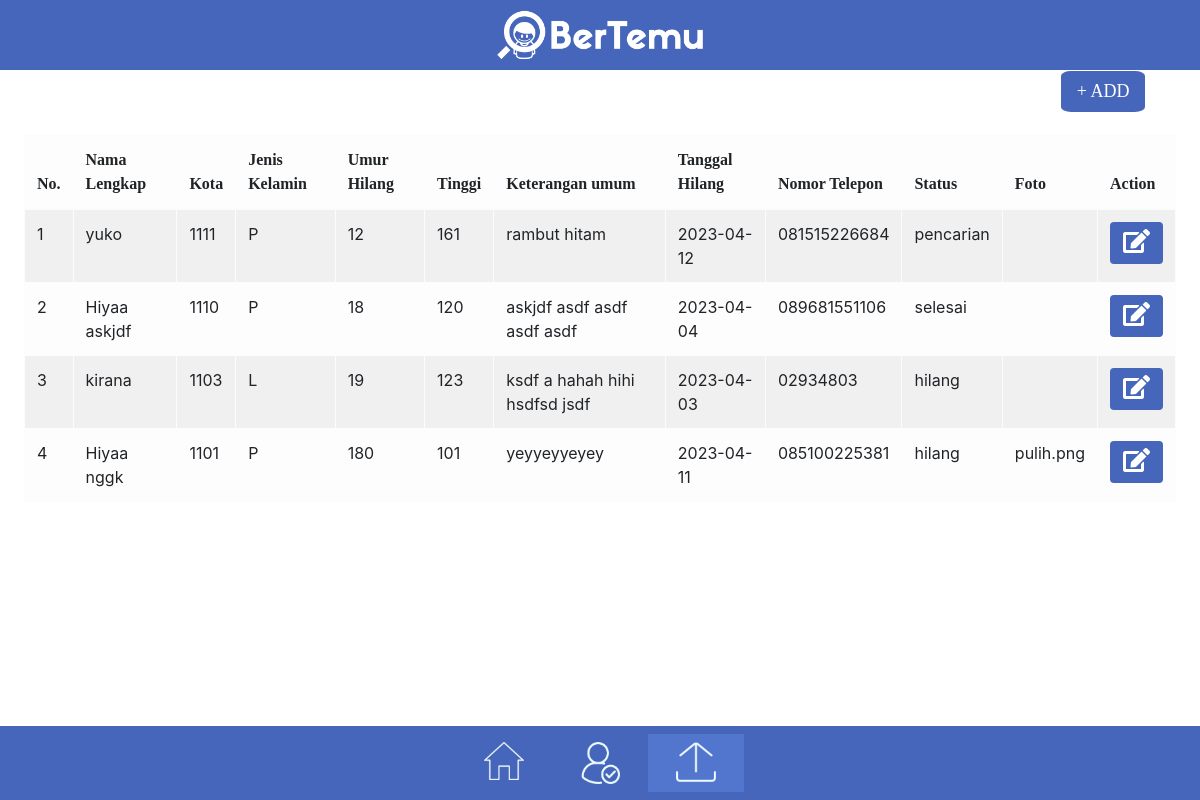
Screenshot of /admin/tabel_hilang.php with the database file from the repository.
### tables this page shows
CREATE TABLE `orang_hilang` (
  `id_hilang` int(11) NOT NULL,
  `nama_lengkap` varchar(200) NOT NULL,
  `id_kota` int(11) NOT NULL,
  `jenis_kelamin` char(1) NOT NULL,
  `umur_hilang` int(11) NOT NULL,
  `tinggi` int(11) NOT NULL,
  `keterangan` text NOT NULL,
  `tanggal_hilang` date NOT NULL,
  `timestamp` timestamp NOT NULL DEFAULT current_timestamp() ON UPDATE current_timestamp(),
  `nomor_telepon` varchar(12) NOT NULL,
  `foto` text NOT NULL,
  `status` varchar(100) NOT NULL DEFAULT 'hilang'
);

### admin/tabel_hilang.php (the view, shortened to what this page needs)
<?php
require "../connect.php";
$stmt = $conn->prepare("SELECT * FROM `orang_hilang`");
$stmt->execute();
$result = $stmt->fetchAll(PDO::FETCH_ASSOC);
?>
<!DOCTYPE html>
<html lang="en">
<head>
  <link rel="stylesheet" href="https://cdnjs.cloudflare.com/ajax/libs/font-awesome/5.15.3/css/all.min.css" />
  <link rel="stylesheet" href="https://stackpath.bootstrapcdn.com/bootstrap/4.3.1/css/bootstrap.min.css">
</head>
<body>
    <nav class="navbar fixed-top navbar-expand-lg navbar-light bg-light py-0 my-0 mx-auto">
      <div class="position-relative mx-auto">
          <img class= "mx-auto" src="../assets/logo-horizontal.png" style="height: 70px">
      </div>
    </nav>
    <br>
  <a href="input_hilang.php">
    <button type="Button" class="button1" style="background-color : #4566BA ; color:white; font-family:'Gill Sans MT'">
      + ADD
    </button>
  </a>
  <table class="table table-light table-striped table-bordered table-hover" style="color: #212427" id="table">
    <thead>
      <tr>
        <th scope="col" style="font-family: 'Gill Sans MT'; color: #212427">No.</th>
        <th scope="col" style="font-family: 'Gill Sans MT'; color: #212427">Nama Lengkap</th>
        <th scope="col" style="font-family: 'Gill Sans MT'; color: #212427">Kota</th>
        <th scope="col" style="font-family: 'Gill Sans MT'; color: #212427">Jenis Kelamin</th>
        <th scope="col" style="font-family: 'Gill Sans MT'; color: #212427">Umur Hilang</th>
        <th scope="col" style="font-family: 'Gill Sans MT'; color: #212427">Tinggi</th>
        <th scope="col" style="font-family: 'Gill Sans MT'; color: #212427">Keterangan umum</th>
        <th scope="col" style="font-family: 'Gill Sans MT'; color: #212427">Tanggal Hilang</th>
        <th scope="col" style="font-family: 'Gill Sans MT'; color: #212427">Nomor Telepon</th>
        <th scope="col" style="font-family: 'Gill Sans MT'; color: #212427">Status</th>
        <th scope="col" style="font-family: 'Gill Sans MT'; color: #212427">Foto</th>
        <th scope="col" style="font-family: 'Gill Sans MT'; color: #212427">Action</th>
      </tr>
    </thead>
    <tbody id="tabel_hilang">
      <?php
      $i = 1;
      foreach ($result as $row) { ?>
        <tr id="wkwkw">
          <td> <?php
                echo $i;
                $i++;
                ?>
          </td>
          <td><?= $row['nama_lengkap'] ?></td>
          <td><?= $row['id_kota'] ?></td>
          <td><?= $row['jenis_kelamin'] ?></td>
          <td><?= $row['umur_hilang'] ?></td>
          <td><?= $row['tinggi'] ?></td>
          <td><?= $row['keterangan'] ?></td>
          <td><?= $row['tanggal_hilang'] ?></td>
          <td><?= $row['nomor_telepon'] ?></td>
          <td><?= $row['status'] ?></td>
          <td><?= $row['foto'] ?></td>
          <td>
            <a href="page_edit.php?id=<?= $row['id_hilang'] ?>">
              <button type="button" class="btn" id="<?= $row['id_hilang'] ?>" style="background-color: #4566BA ; color: white; font-family: 'Gill Sans MT';">
                <i class="fas fa-edit" style="font-size: 24px;"></i>
              </button>
            </a>
          </td>
        </tr>
      <?php } ?>
    </tbody>
  </table>
  <nav class="navbar fixed-bottom navbar-expand-lg mx-auto">
    <div class="collapse navbar-collapse justify-content-center">
      <ul class="navbar-nav">
        <li class="nav-item">
          <a class="nav-link" href="index-admin.php"><img src="../assets/home-icon.png" class="icon"></a>
        </li>
        <li class="nav-item">
          <a class="nav-link" href="acc-user-admin.php#"><img src="../assets/acc-icon.png" class="icon"></a>
        </li>
        <li class="nav-item active">
          <a class="nav-link" href="input_hilang.php"><img src="../assets/upload-icon.png" class="icon"></a>
        </li>
      </ul>
    </div>
  </nav>
</body>
</html>

### admin/tabel_hilang.php (style rules this page uses)
body { background-color: rgb(255, 255, 255); margin-left: 2%; margin-right: 2%; margin-top: 2%; }
.button1 { border: none; border-radius: 12%; margin-top: 2%; margin-bottom: 2%; padding: 7px 16px; text-align: center; text-decoration: none; display: inline-block; font-size: 18px; margin-left: 90%; }
.fixed-top { position: fixed; background: #4566BA !important; }
.fixed-bottom { position: fixed; background: #4566BA !important; }
.icon { width: 40px; height: auto; margin-left: 20px; margin-right: 20px; }
.active { background: #5275CD; }

### rows the page displays
orang_hilang: nama_lengkap "yuko", id_kota "1111", jenis_kelamin "P", umur_hilang "12", tinggi "161", keterangan "rambut hitam", tanggal_hilang "2023-04-12", nomor_telepon "081515226684", status "pencarian"
orang_hilang: nama_lengkap "Hiyaa askjdf", id_kota "1110", jenis_kelamin "P", umur_hilang "18", tinggi "120", keterangan "askjdf asdf asdf asdf asdf", tanggal_hilang "2023-04-04", nomor_telepon "089681551106", status "selesai"
orang_hilang: nama_lengkap "kirana", id_kota "1103", jenis_kelamin "L", umur_hilang "19", tinggi "123", keterangan "ksdf a hahah hihi hsdfsd jsdf", tanggal_hilang "2023-04-03", nomor_telepon "02934803", status "hilang"
orang_hilang: nama_lengkap "Hiyaa nggk", id_kota "1101", jenis_kelamin "P", umur_hilang "180", tinggi "101", keterangan "yeyyeyyeyey", tanggal_hilang "2023-04-11", nomor_telepon "085100225381", status "hilang", foto "pulih.png"
